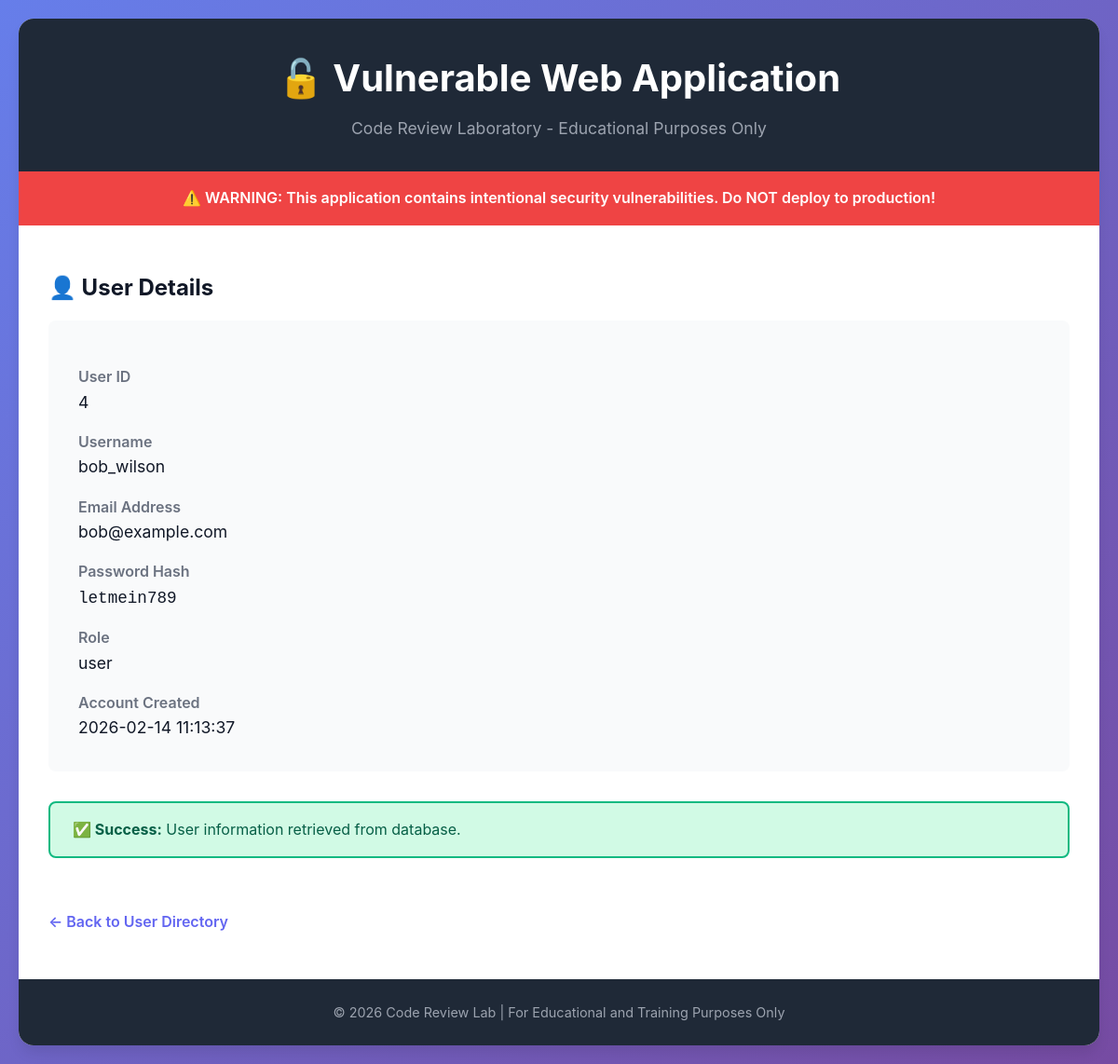
Page /user/4 on the committed database.
### tables this page shows
CREATE TABLE users (
            id INTEGER PRIMARY KEY AUTOINCREMENT,
            username TEXT NOT NULL UNIQUE,
            email TEXT NOT NULL,
            password TEXT NOT NULL,
            role TEXT NOT NULL,
            created_at TIMESTAMP DEFAULT CURRENT_TIMESTAMP
        );

### app.py (the view)
@app.route('/user/<user_id>')
def get_user(user_id):
    conn = get_db_connection()
    query = f"SELECT * FROM users WHERE id = {user_id}"
    try:
        result = conn.execute(query).fetchone()
        conn.close()
        if result:
            user_data = dict(result)
            return render_template('user_detail.html', user=user_data)
        else:
            return render_template('user_detail.html', user=None, error="User not found")
    except Exception as e:
        conn.close()
        return render_template('user_detail.html', user=None, error=f"Database error: {str(e)}")

### app.py (called while the page is built)
def get_db_connection():
    conn = sqlite3.connect('users.db')
    conn.row_factory = sqlite3.Row
    return conn

### templates/user_detail.html (shortened to what this page needs)
{% extends "base.html" %}
{% block content %}
<h2>👤 User Details</h2>
{% if user %}
<div class="user-detail">
    <dl>
        <dt>User ID</dt>
        <dd>{{ user.id }}</dd>
        <dt>Username</dt>
        <dd>{{ user.username }}</dd>
        <dt>Email Address</dt>
        <dd>{{ user.email }}</dd>
        <dt>Password Hash</dt>
        <dd><code>{{ user.password }}</code></dd>
        <dt>Role</dt>
        <dd>{{ user.role }}</dd>
        <dt>Account Created</dt>
        <dd>{{ user.created_at }}</dd>
    </dl>
</div>
<div class="alert alert-success" style="margin-top: 2rem;">
    <strong>✅ Success:</strong> User information retrieved from database.
</div>
{% else %}
    {% if not error %}
    <div class="alert alert-warning">
        <strong>ℹ️ Info:</strong> Enter a user ID in the URL to view details (e.g., /user/1)
    </div>
    {% endif %}
{% endif %}
<a href="/users" class="back-link">← Back to User Directory</a>
{% endblock %}

### static/style.css (style rules this page uses)
:root { --primary-color: #6366f1; --primary-dark: #4f46e5; --danger-color: #ef4444; --success-color: #10b981; --warning-color: #f59e0b; --dark-bg: #1f2937; --light-bg: #f9fafb; --border-color: #e5e7eb; --text-primary: #111827; --text-secondary: #6b7280; --shadow: 0 1px 3px rgba(0, 0, 0, 0.1); --shadow-lg: 0 10px 15px -3px rgba(0, 0, 0, 0.1); }
* { margin: 0; padding: 0; box-sizing: border-box; }
body { font-family: 'Inter', -apple-system, BlinkMacSystemFont, 'Segoe UI', Roboto, Oxygen, Ubuntu, Cantarell, sans-serif; line-height: 1.6; color: var(--text-primary); background: linear-gradient(135deg, #667eea 0%, #764ba2 100%); min-height: 100vh; padding: 20px; }
.alert { padding: 1rem 1.5rem; border-radius: 8px; margin-bottom: 1.5rem; }
.alert-success { background: #d1fae5; color: #065f46; border: 2px solid var(--success-color); }
.back-link { display: inline-block; margin-top: 2rem; color: var(--primary-color); text-decoration: none; font-weight: 600; }
.user-detail { background: var(--light-bg); padding: 2rem; border-radius: 8px; margin-top: 1rem; }
.user-detail dt { font-weight: 600; color: var(--text-secondary); margin-top: 1rem; }
.user-detail dd { font-size: 1.1rem; color: var(--text-primary); margin-left: 0; }

### rows in the picture
users: id "4", username "bob_wilson", email "bob@example.com", password "letmein789", role "user", created_at "2026-02-14 11:13:37"
